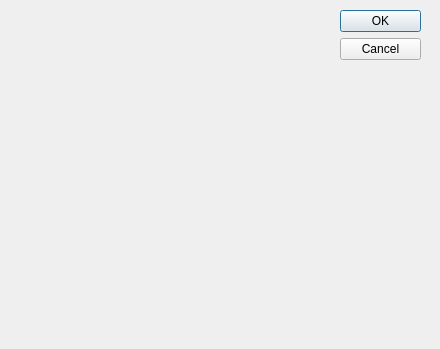
<?xml version="1.0" encoding="UTF-8"?>
<ui version="4.0">
 <class>TestWindow</class>
 <widget class="QDialog" name="TestWindow">
  <property name="geometry">
   <rect>
    <x>0</x>
    <y>0</y>
    <width>440</width>
    <height>349</height>
   </rect>
  </property>
  <property name="sizePolicy">
   <sizepolicy hsizetype="Preferred" vsizetype="Preferred">
    <horstretch>0</horstretch>
    <verstretch>0</verstretch>
   </sizepolicy>
  </property>
  <property name="windowTitle">
   <string>Dialog</string>
  </property>
  <widget class="QDialogButtonBox" name="buttonBox">
   <property name="geometry">
    <rect>
     <x>340</x>
     <y>10</y>
     <width>81</width>
     <height>241</height>
    </rect>
   </property>
   <property name="sizePolicy">
    <sizepolicy hsizetype="Preferred" vsizetype="Expanding">
     <horstretch>0</horstretch>
     <verstretch>0</verstretch>
    </sizepolicy>
   </property>
   <property name="orientation">
    <enum>Qt::Vertical</enum>
   </property>
   <property name="standardButtons">
    <set>QDialogButtonBox::Cancel|QDialogButtonBox::Ok</set>
   </property>
  </widget>
 </widget>
 <resources/>
 <connections>
  <connection>
   <sender>buttonBox</sender>
   <signal>accepted()</signal>
   <receiver>TestWindow</receiver>
   <slot>accept()</slot>
   <hints>
    <hint type="sourcelabel">
     <x>248</x>
     <y>254</y>
    </hint>
    <hint type="destinationlabel">
     <x>157</x>
     <y>274</y>
    </hint>
   </hints>
  </connection>
  <connection>
   <sender>buttonBox</sender>
   <signal>rejected()</signal>
   <receiver>TestWindow</receiver>
   <slot>reject()</slot>
   <hints>
    <hint type="sourcelabel">
     <x>316</x>
     <y>260</y>
    </hint>
    <hint type="destinationlabel">
     <x>286</x>
     <y>274</y>
    </hint>
   </hints>
  </connection>
 </connections>
</ui>
